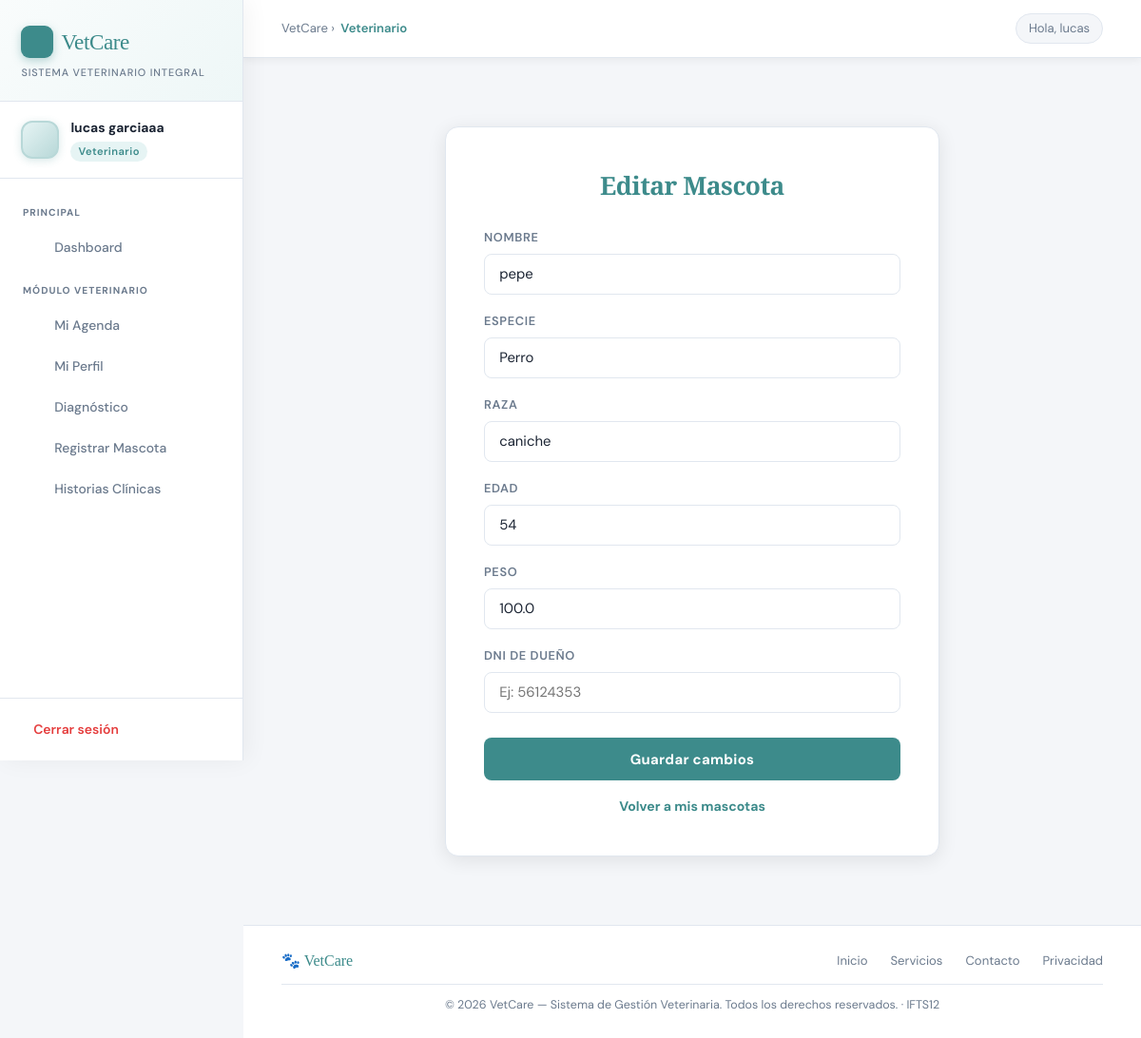
/editar/1 (signed in), run on the app's committed database.
### app/models/usuario.py (models this page shows, shortened)
class Usuario(db.Model, UserMixin):
    id = db.Column(db.Integer, primary_key=True)
    nombre = db.Column(db.String(100), nullable=False)
    apellido = db.Column(db.String(100), nullable=False)
    dni = db.Column(db.String(20), unique=True, nullable=False)
    telefono = db.Column(db.String(20), nullable=False)
    correo = db.Column(db.String(150), unique=True, nullable=False)
    password_hash = db.Column(db.String(200), nullable=False)
    rol = db.Column(db.String(20), nullable=False)
    activo = db.Column(db.Boolean, default=True)

### app/models/mascota.py (models this page shows)
class Mascota (db.Model):
    id = db.Column(db.Integer, primary_key=True)
    nombre = db.Column(db.String(100), nullable = False)
    especie = db.Column(db.String(50), nullable = False)
    raza = db.Column(db.String(50), nullable = False)
    edad = db.Column(db.Integer, nullable = False)
    peso = db.Column(db.Float, nullable = False)
    dueno_id = db.Column(db.Integer, db.ForeignKey('usuario.id'), nullable = True)

### app/routes/mascotas.py (the view, shortened to what this page needs)
@mascotas.route('/editar/<int:id>', methods=['GET', 'POST'])
@login_required
def editarMascota(id):
    if current_user.rol not in ('veterinario', 'admin'):
        flash('Solo el veterinario o el administrador pueden editar los datos de una mascota.', 'error')
        return redirect(url_for('mascotas.listar'))
    mascotaBuscada = Mascota.query.get_or_404(id)
    return render_template('mascotas/editar.html', mascotaBuscada=mascotaBuscada)

### app/models/usuario.py (called while the page is built)
@login_manager.user_loader
def load_user(user_id):
    return Usuario.query.get(int(user_id))

### app/templates/mascotas/editar.html
{% extends 'base.html' %}
{% block content %}
<div class= "container">
    <h2>Editar Mascota</h2>
    <form method="POST">
        <div class="form-group">
            <label>Nombre</label>
            <input type="text" name="nombre" placeholder="Ej: pepe" value="{{mascotaBuscada.nombre}}" required>
        </div>
        <div class="form-group">
            <label>Especie</label>
            <input type="text" name="especie" placeholder="Ej: Perro" value="{{mascotaBuscada.especie}}" required>
        </div>
        <div class="form-group">
            <label>Raza</label>
            <input type="text" name="raza" placeholder="Ej: caniche" value="{{mascotaBuscada.raza}}" required>
        </div>
        <div class="form-group">
            <label>Edad</label>
            <input type="number" name="edad" placeholder="Ej: 7" value="{{mascotaBuscada.edad}}" required>
        </div>
        <div class="form-group">
            <label>Peso</label>
            <input type="number" step="0.1" name="peso" placeholder="Ej: 6.7" value="{{mascotaBuscada.peso}}" required>
        </div>
        <div class="form-group">
            <label>DNI de Dueño</label>
            <input type="number" name="dueno_dni" placeholder="Ej: 56124353" value="{{mascotaBuscada.dueno_dni}}" required>
        </div>
        <button type="submit">Guardar cambios</button>
        <div class="link-text">
            <a href="{{ url_for('mascotas.listar') }}">Volver a mis mascotas</a>
        </div>
    </form>
</div>
{% endblock %}

### app/templates/base.html (shortened to what this page needs)
<!DOCTYPE html>
<html lang="es">
<head>
    <link rel="stylesheet" href="https://cdn.jsdelivr.net/npm/@tabler/icons-webfont@latest/tabler-icons.min.css">
</head>
<body>
{% if current_user.is_authenticated %}
<aside class="sidebar">
    <div class="sidebar-logo">
        <div class="brand">
            <div class="brand-icon"></div>
            VetCare
        </div>
        <div class="tagline">Sistema Veterinario Integral</div>
    </div>
    <div class="sidebar-user">
        <div class="user-avatar">
        </div>
        <div class="user-info">
            <div class="user-name">{{ current_user.nombre }} {{ current_user.apellido }}</div>
            <div class="user-role">{{ current_user.rol }}</div>
        </div>
    </div>
    <nav class="sidebar-nav">
        <div class="nav-section-label">Principal</div>
        <a href="{{ url_for('auth.dashboard') }}" class="nav-link">
            <span class="icon"></span> Dashboard
        </a>
        {% if current_user.rol == 'veterinario' %}
            <div class="nav-section-label">Módulo Veterinario</div>
            <a href="{{ url_for('veterinario.agenda') }}" class="nav-link">
                <span class="icon"></span> Mi Agenda
            </a>
            <a href="{{ url_for('veterinario.perfil') }}" class="nav-link">
                <span class="icon"></span> Mi Perfil
            </a>
            <a href="{{ url_for('veterinario.nuevo_diagnostico') }}" class="nav-link">
                <span class="icon"></span> Diagnóstico
            </a>
            <a href="{{ url_for('veterinario.registrar_mascota') }}" class="nav-link">
                <span class="icon"></span> Registrar Mascota
            </a>
            <a href="{{ url_for('mascotas.listar') }}" class="nav-link">
                <span class="icon"></span> Historias Clínicas
            </a>
        {% endif %}
    </nav>
    <div class="sidebar-footer">
        <a href="{{ url_for('auth.logout') }}" class="logout-btn">
            <span class="icon"></span> Cerrar sesión
        </a>
    </div>
</aside>
<div class="main-wrapper">
    <div class="inner-topbar">
        <div class="breadcrumb">
            VetCare &rsaquo; <span>{{ current_user.rol | capitalize }}</span>
        </div>
        <div class="top-right">
            <div class="greeting-chip">Hola, {{ current_user.nombre }}</div>
        </div>
    </div>
    <div class="main-content">
        {% block content %}{% endblock %}
    </div>
    <footer class="site-footer">
        <div class="footer-inner">
            <div class="footer-brand">🐾 VetCare</div>
            <div class="footer-links">
                <a href="#">Inicio</a>
                <a href="#">Servicios</a>
                <a href="#">Contacto</a>
                <a href="#">Privacidad</a>
            </div>
        </div>
        <div class="footer-copy">
            © 2026 VetCare — Sistema de Gestión Veterinaria. Todos los derechos reservados. · IFTS12
        </div>
    </footer>
</div>
{% endif %}
</body>
</html>

### data on the page
Usuario: nombre "lucas", apellido "garciaaa", rol "Veterinario"
Mascota: nombre "pepe", especie "Perro", raza "caniche", edad "54", peso "100.0"
